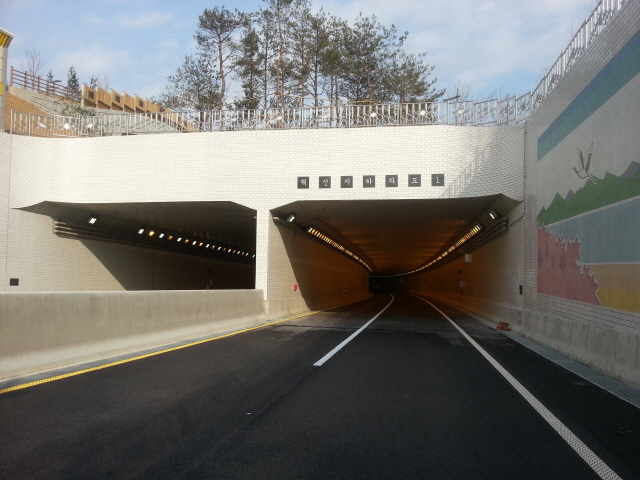
//> input picture images/1.jpg, 640 x 480 px, given in place of the camera
$ ./code2   (built with g++ and OpenCV 4)
//> lines starting //> are read from the running program, lines starting //| are printed output that depends on the picture; after the words box and inside, x2 and y2 are one past the last pixel; in counts of white or black regions, pixels touching at a corner belong together
#include <opencv2/opencv.hpp>
#include <opencv2/imgproc.hpp>

using namespace cv;
using namespace std;

int main(){
	Mat cam_data; //카메라에서 받아온 영상 저장
	VideoCapture cap(0); //웹캠 연결(video0)

	//1 fps로 설정
	double fps = cap.set(CV_CAP_PROP_FPS, 1);
	cout<<"fps: "<<fps<<'\n';

	if(!cap.isOpened()) {
		serr << "error conn fail\n";
		return -1;
	}

	while(1){
		cap.read(cam_data);//캡처 한장씩 가져온다.
//> cam_data is the input picture: 480 rows x 640 cols, CV_8UC3; mean B, G, R 110.6, 114.5, 115.9
		if(cam_data.empty()){
			cerr << "cam data empty\n";
			break;
		}

		Mat imgproc = cam_data.clone();
		Mat imgsplit[3]; //C1 R G B

		split(imgproc, imgsplit); //B(0) G(1) R(2)
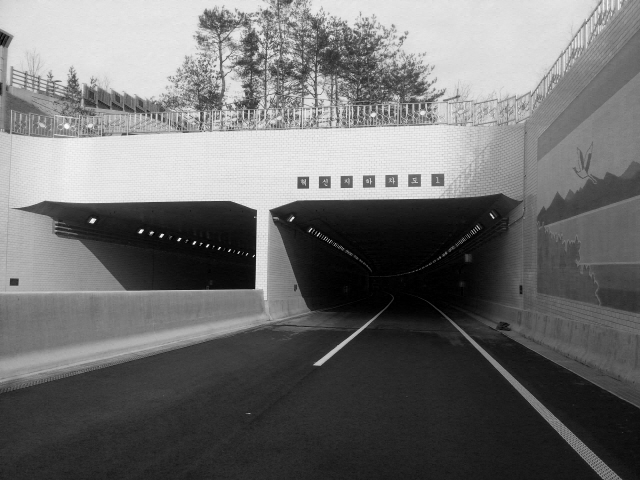
//> imgsplit[0]: 480 rows x 640 cols, CV_8UC1; min 0, max 250, mean 110.6
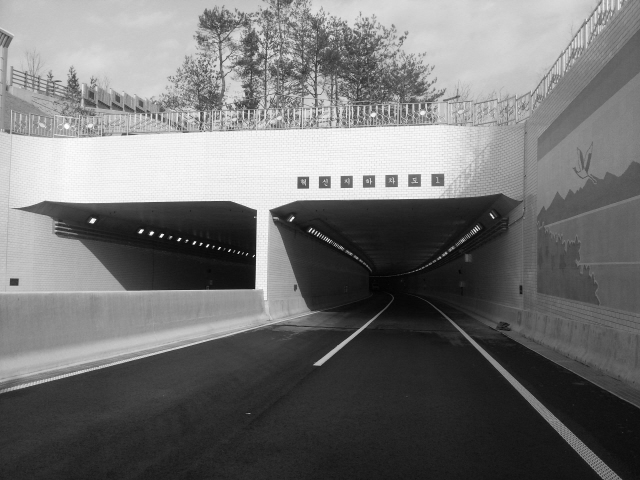
//> imgsplit[1]: 480 rows x 640 cols, CV_8UC1; min 2, max 255, mean 114.5
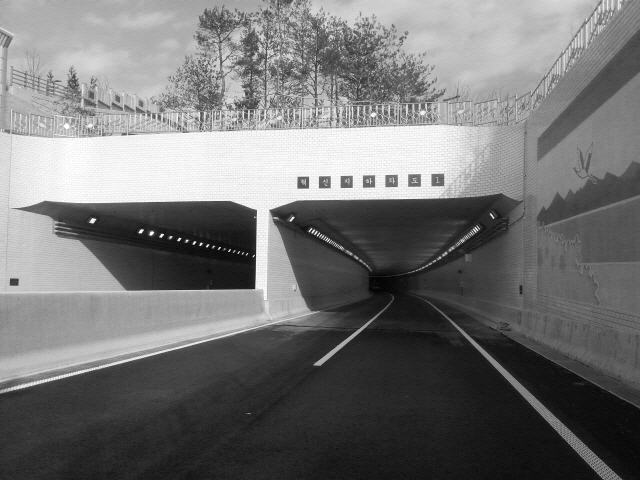
//> imgsplit[2]: 480 rows x 640 cols, CV_8UC1; min 2, max 255, mean 115.9

		Mat red_find_res,green_find_res,blue_find_res;
		threshold(imgsplit[2], red_find_res, 200, 255, THRESH_BINARY);//CR 200-255 -> red_find_res
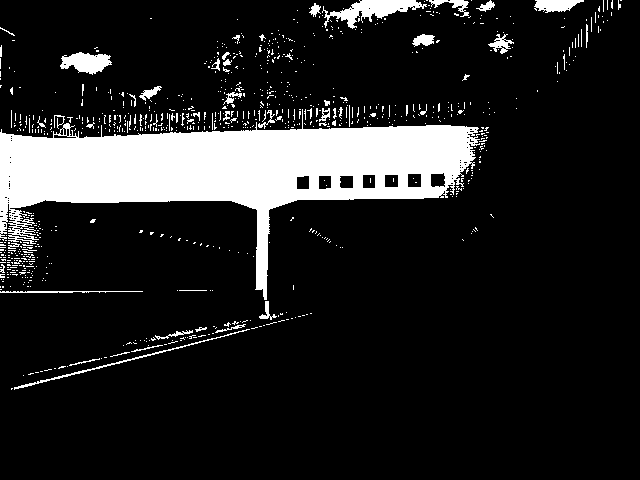
//> red_find_res: 480 rows x 640 cols, CV_8UC1; 13.7% white; 857 white regions (809 under 20 px), largest, box (x1, y1, x2, y2) and area: (0, 109, 480, 300) 33549, (322, 0, 427, 29) 1227, (60, 52, 112, 75) 753
		threshold(imgsplit[1], green_find_res, 200, 255, THRESH_BINARY);
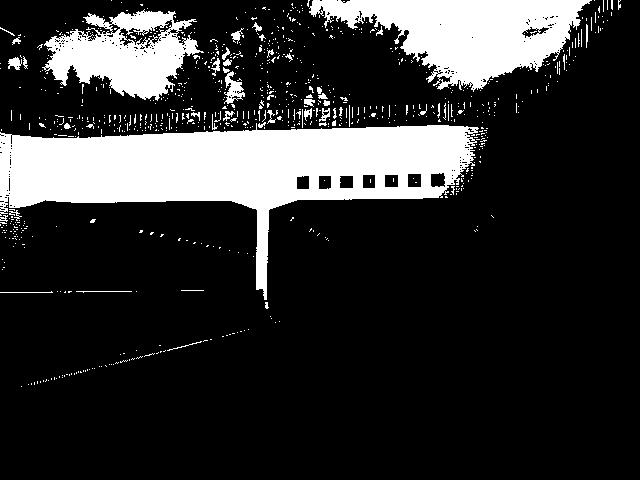
//> green_find_res: 480 rows x 640 cols, CV_8UC1; 19.1% white; 839 white regions (791 under 20 px), largest, box (x1, y1, x2, y2) and area: (0, 123, 479, 300) 32465, (309, 0, 592, 92) 13708, (42, 9, 204, 101) 7893
		threshold(imgsplit[0], blue_find_res, 200, 255, THRESH_BINARY);
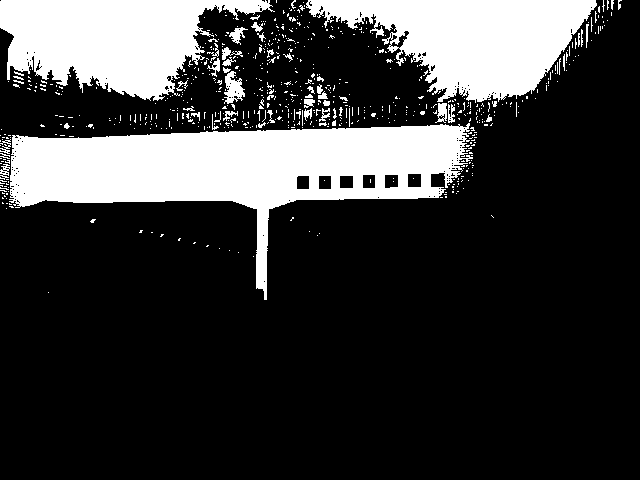
//> blue_find_res: 480 rows x 640 cols, CV_8UC1; 22.6% white; 684 white regions (627 under 20 px), largest, box (x1, y1, x2, y2) and area: (9, 123, 473, 300) 31030, (306, 0, 597, 103) 16880, (0, 0, 275, 101) 16571

//> (the run ends here: the program needs code that is not available in this run, at `Mat element = getStructuringElement(MORPH_RECT, Size(ele_size*2+1, ele..`)

$ run again, on images/2.jpg
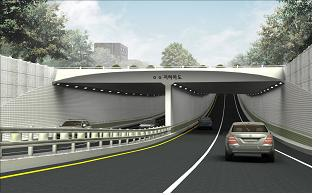
//> input picture images/2.jpg, 316 x 195 px, given in place of the camera
//> cam_data is the input picture: 195 rows x 316 cols, CV_8UC3; mean B, G, R 131.1, 136.3, 132.1
//> `threshold(imgsplit[2], red_find_res, 200, 255, THRESH_BINARY);`:
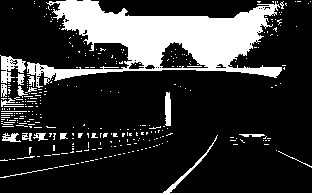
//> red_find_res: 195 rows x 316 cols, CV_8UC1; 22.1% white; 320 white regions (300 under 20 px), largest, box (x1, y1, x2, y2) and area: (27, 0, 282, 88) 9650, (0, 0, 316, 195) 1651, (0, 55, 26, 84) 376
//> green_find_res: 195 rows x 316 cols, CV_8UC1; 26.4% white; 328 white regions (310 under 20 px), largest, box (x1, y1, x2, y2) and area: (27, 0, 287, 88) 12128, (0, 0, 316, 195) 1655, (0, 55, 26, 84) 395
//> `threshold(imgsplit[0], blue_find_res, 200, 255, THRESH_BINARY);`:
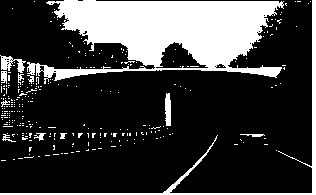
//> blue_find_res: 195 rows x 316 cols, CV_8UC1; 24% white; 286 white regions (274 under 20 px), largest, box (x1, y1, x2, y2) and area: (27, 0, 284, 84) 11753, (0, 0, 316, 195) 1655, (0, 55, 26, 73) 216

$ run again, on images/curve.jpg
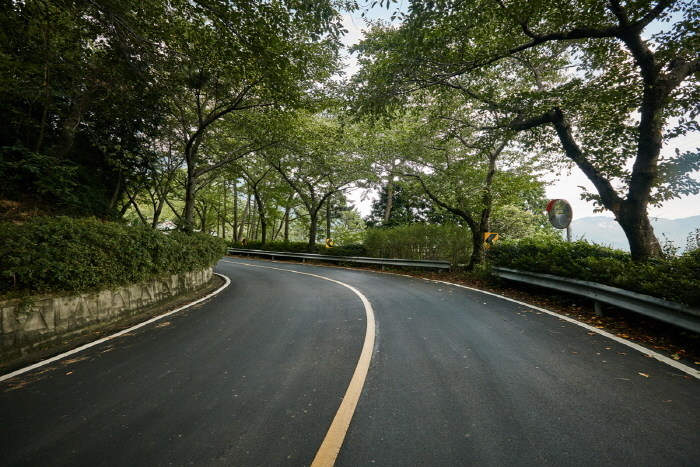
//> input picture images/curve.jpg, 700 x 467 px, given in place of the camera
//> cam_data is the input picture: 467 rows x 700 cols, CV_8UC3; mean B, G, R 59, 76.1, 71.8
//> `threshold(imgsplit[2], red_find_res, 200, 255, THRESH_BINARY);`:
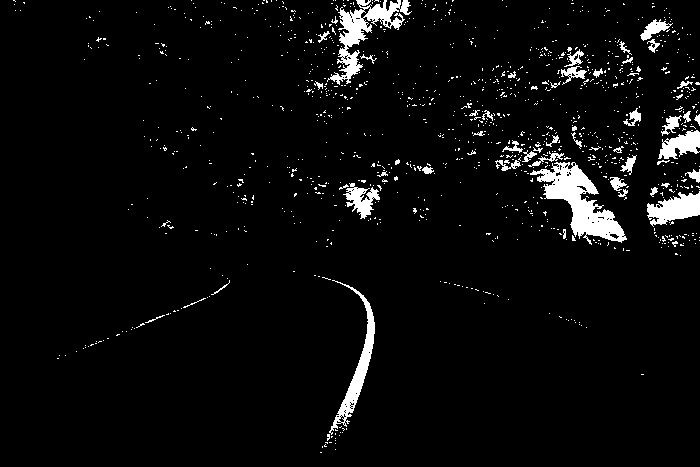
//> red_find_res: 467 rows x 700 cols, CV_8UC1; 4.5% white; 1119 white regions (1067 under 20 px), largest, box (x1, y1, x2, y2) and area: (530, 162, 627, 245) 2944, (327, 0, 412, 85) 2060, (329, 280, 375, 435) 1369
//> green_find_res: 467 rows x 700 cols, CV_8UC1; 4.6% white; 1092 white regions (1044 under 20 px), largest, box (x1, y1, x2, y2) and area: (530, 162, 630, 251) 3295, (327, 0, 412, 85) 2205, (647, 191, 700, 256) 2006
//> `threshold(imgsplit[0], blue_find_res, 200, 255, THRESH_BINARY);`:
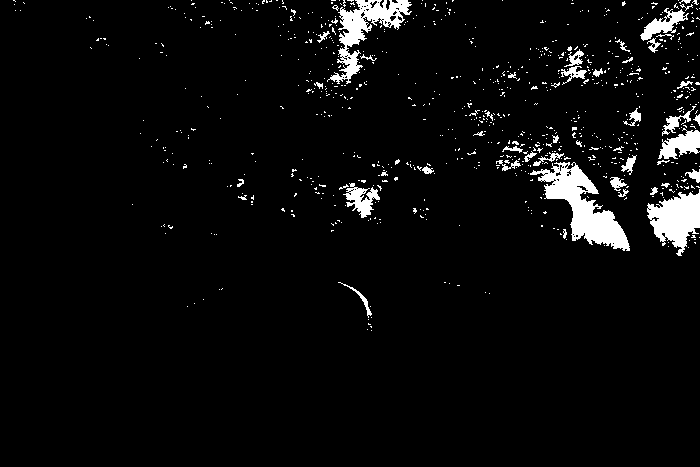
//> blue_find_res: 467 rows x 700 cols, CV_8UC1; 4.3% white; 800 white regions (754 under 20 px), largest, box (x1, y1, x2, y2) and area: (530, 162, 630, 251) 3265, (327, 0, 412, 84) 2205, (647, 189, 700, 256) 2046
